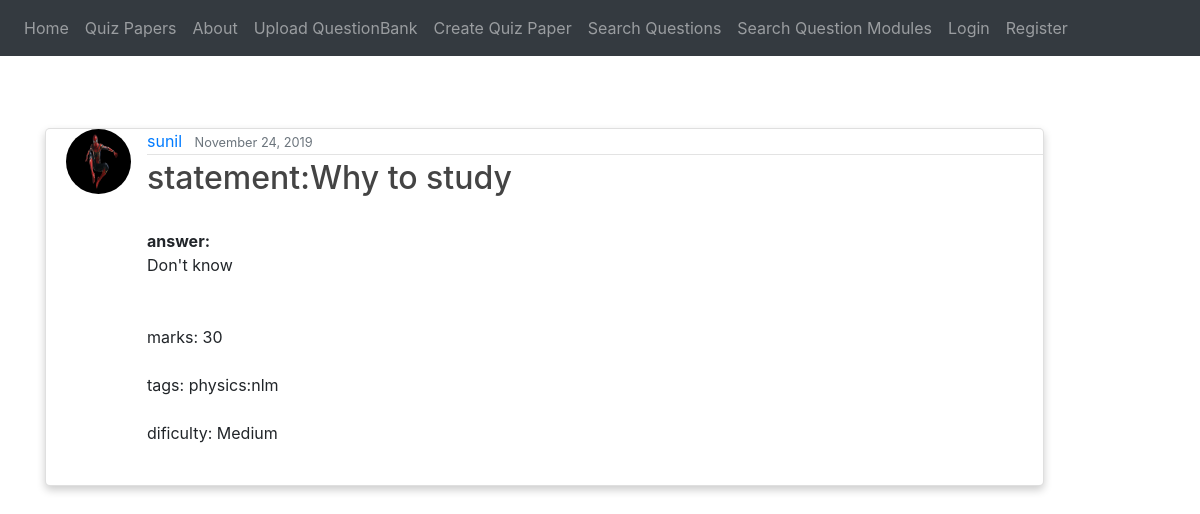
Before: /post/2/ with the older database file.
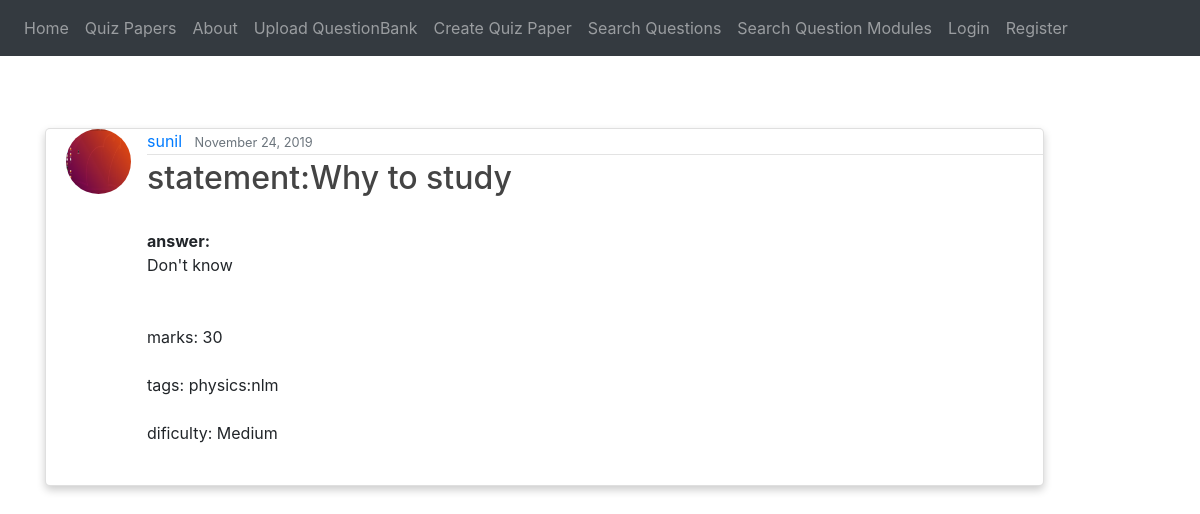
After: the same page with the newer database file.
### blog/models.py (models this page shows, shortened)
class Question(models.Model):
    date_posted = models.DateTimeField(default=timezone.now)
    author = models.ForeignKey(User, on_delete=models.CASCADE) #If the user is deleted, its post will also be deleted
    statement = models.TextField()
    answer = models.TextField(blank=True, null=True)
    marks = models.PositiveIntegerField()
    chapter_tag = models.CharField(max_length=1000)
    section_tag = models.CharField(max_length=1000)
    parent = models.PositiveIntegerField(null=True)
    isRoot = models.IntegerField()
    difficulty_Choices = (("Easy","Easy"),("Medium", "Medium"), ("Hard","Hard"))
    difficulty = models.CharField(max_length=9, choices=difficulty_Choices, default="Medium")
    formfield_overrides = {
        models.CharField : {'widget': TextInput(attrs={'size':20})},
        models.TextField : {'widget': Textarea(attrs={'rows':4, 'cols':40})}
    }

### users/models.py (models this page shows, shortened)
class Profile(models.Model):
    user = models.OneToOneField(User, on_delete=models.CASCADE)
    image = models.ImageField(default='default.jpg', upload_to='profile_pics',
                              validators=[FileExtensionValidator(allowed_extensions=['jpg', 'png'])])

### blog/views.py (the view)
# urls.py: path('post/<int:pk>/', QuestionDetailView.as_view(), name='post-detail'),
class QuestionDetailView(DetailView):
    model = Question
    template_name = 'blog/question_detail.html'
    def get_context_data(self, **kwargs):
        context = super().get_context_data(**kwargs)
        context['title'] = "Question Details"
        return context

### blog/templates/blog/question_detail.html (shortened to what this page needs)
{% extends "blog/base.html" %}
{% block content %}
<br>
<br><br>
  <div class="card">
  <article class="media content-section">
    <img class="rounded-circle article-img" width="10%" height="10%" src="{{ object.author.profile.image.url }}">
    <div class="media-body">
      <div class="article-metadata">
        <a class="mr-2" href="{{ request.scheme }}://{{ request.get_host }}{% url 'profile' %}">{{ object.author }}</a>
        <small class="text-muted">{{ object.date_posted|date:"F d, Y" }}</small>
        </div>
        <h2 class="article-title">statement:{{ object.statement }}</h2>
      <p class="article-content">
        <b>answer:</b><br>{{ object.answer }}<br><br>
        marks: {{ object.marks }}<br>
        tags: {{ object.chapter_tag }}:{{ object.section_tag}} <br>
        dificulty: {{ object.difficulty }}<br>
      </p>
      </div>
  </article>
  </div>
{% endblock content %}

Changed rows visible on the page:
changed through a linked row, Question "Why to study": author.profile.image: a different picture
